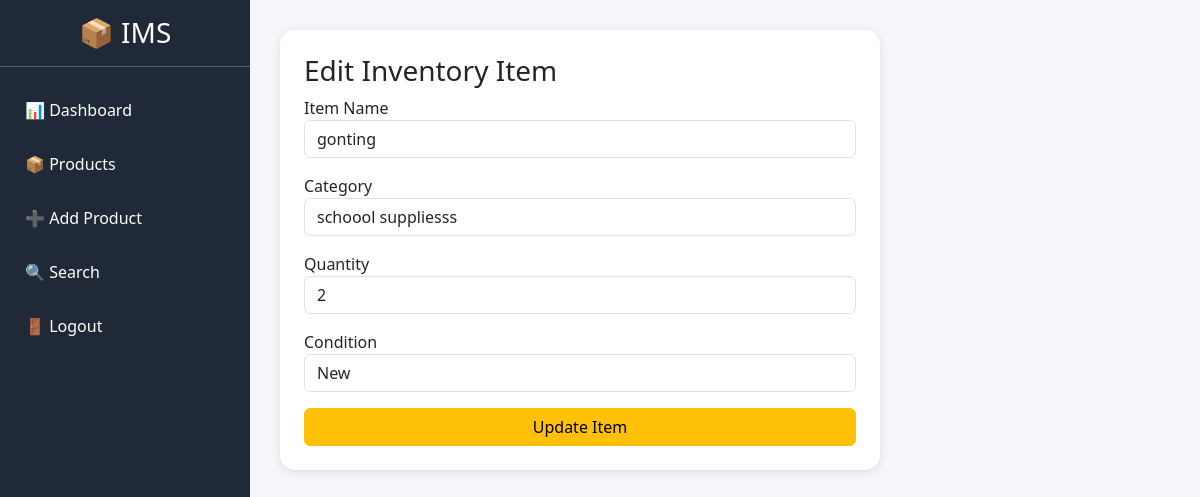
The app's page /update.php?id=1 (signed in) with its own data.
### tables this page shows
CREATE TABLE `inventory` (
  `id` int(11) NOT NULL,
  `item_name` varchar(255) NOT NULL,
  `category` varchar(100) NOT NULL,
  `quantity` int(11) NOT NULL,
  `item_condition` varchar(50) NOT NULL,
  `date_added` date NOT NULL
);

### update.php (the view, shortened to what this page needs)
<?php
include 'config.php';
$id = (int) $_GET['id'];
$query = mysqli_query($conn, "SELECT * FROM inventory WHERE id=$id");
$item = mysqli_fetch_assoc($query);
?>
<!DOCTYPE html>
<html>
<head>
    <link href="https://cdn.jsdelivr.net/npm/bootstrap@5.3.3/dist/css/bootstrap.min.css" rel="stylesheet">
</head>
<body>
<div class="sidebar">
    <h3 class="text-center mt-3">📦 IMS</h3>
    <hr>
    <a href="dashboard.php">📊 Dashboard</a>
    <a href="viewinventory.php">📦 Products</a>
    <a href="addinventory.php">➕ Add Product</a>
    <a href="search.php">🔍 Search</a>
    <a href="logout.php">🚪 Logout</a>
</div>
<div class="content">
    <div class="card card-form p-4">
        <h3>Edit Inventory Item</h3>
        <form method="POST">
            <div class="mb-3">
                <label>Item Name</label>
                <input type="text" name="item_name"
                       class="form-control"
                       value="<?= $item['item_name']; ?>" required>
            </div>
            <div class="mb-3">
                <label>Category</label>
                <input type="text" name="category"
                       class="form-control"
                       value="<?= $item['category']; ?>" required>
            </div>
            <div class="mb-3">
                <label>Quantity</label>
                <input type="number" name="quantity"
                       class="form-control"
                       value="<?= $item['quantity']; ?>" required>
            </div>
            <div class="mb-3">
                <label>Condition</label>
                <select name="condition" class="form-control">
                    <option <?= ($item['item_condition']=="New")?"selected":"" ?>>New</option>
                </select>
            </div>
            <button type="submit" name="update"
                    class="btn btn-warning w-100">
                Update Item
            </button>
        </form>
    </div>
</div>
</body>
</html>

### update.php (style rules this page uses)
body { background:#f4f6f9; }
.sidebar { width:250px; height:100vh; position:fixed; background:#1f2937; color:white; }
.sidebar a { display:block; color:white; padding:15px 25px; text-decoration:none; }
.content { margin-left:250px; padding:30px; }
.card-form { max-width:600px; border:none; border-radius:15px; box-shadow:0 2px 10px rgba(0,0,0,.1); }

### records on screen
inventory: item_name "gonting", category "schoool suppliesss", quantity "2", condition "New"
